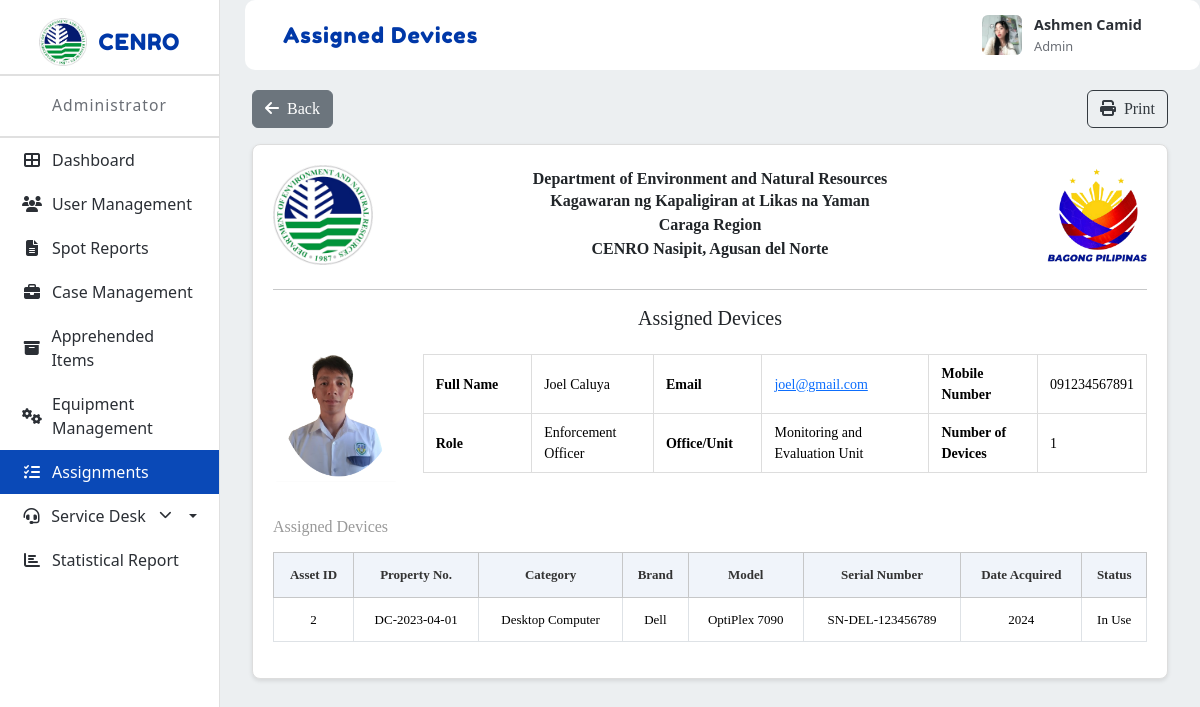
/prototype/app/modules/admin/views/assigned_devices.php?user_id=7 (signed in), run on the app's committed database.
### tables this page shows
CREATE TABLE `users` (
  `id` int(11) NOT NULL,
  `email` varchar(255) NOT NULL,
  `password_hash` varchar(255) NOT NULL,
  `full_name` varchar(255) NOT NULL,
  `contact_number` varchar(20) DEFAULT NULL,
  `office_unit` varchar(255) DEFAULT NULL,
  `profile_picture` varchar(255) DEFAULT NULL,
  `role` enum('Admin','Enforcement Officer','Enforcer','Property Custodian','Office Staff') NOT NULL,
  `status` tinyint(1) DEFAULT 1,
  `created_at` timestamp NOT NULL DEFAULT current_timestamp(),
  `updated_at` timestamp NOT NULL DEFAULT current_timestamp() ON UPDATE current_timestamp(),
  `last_login` timestamp NULL DEFAULT NULL,
  `position` varchar(100) DEFAULT NULL
);

CREATE TABLE `equipment` (
  `id` int(11) NOT NULL,
  `property_number` varchar(100) DEFAULT NULL,
  `office_division` varchar(255) DEFAULT NULL,
  `equipment_type` varchar(100) DEFAULT NULL,
  `year_acquired` year(4) DEFAULT NULL,
  `shelf_life` varchar(50) DEFAULT NULL,
  `brand` varchar(255) DEFAULT NULL,
  `model` varchar(255) DEFAULT NULL,
  `processor` varchar(255) DEFAULT NULL,
  `ram_size` varchar(50) DEFAULT NULL,
  `gpu` varchar(255) DEFAULT NULL,
  `range_category` varchar(100) DEFAULT NULL,
  `computer_name` varchar(255) DEFAULT NULL,
  `os_version` varchar(255) DEFAULT NULL,
  `office_productivity` varchar(255) DEFAULT NULL,
  `endpoint_protection` varchar(255) DEFAULT NULL,
  `serial_number` varchar(255) DEFAULT NULL,
  `accountable_person` varchar(255) DEFAULT NULL,
  `accountable_person_id` int(11) DEFAULT NULL,
  `accountable_sex` varchar(20) DEFAULT NULL,
  `accountable_employment` varchar(100) DEFAULT NULL,
  `actual_user` varchar(255) DEFAULT NULL,
  `actual_user_id` int(11) DEFAULT NULL,
  `actual_user_sex` varchar(20) DEFAULT NULL,
  `actual_user_employment` varchar(100) DEFAULT NULL,
  `nature_of_work` varchar(255) DEFAULT NULL,
  `remarks` text DEFAULT NULL,
  `qr_code_path` varchar(255) DEFAULT NULL,
  `status` enum('Available','In Use','Under Maintenance','Disposed') DEFAULT 'In Use',
  `created_at` timestamp NOT NULL DEFAULT current_timestamp(),
  `updated_at` timestamp NOT NULL DEFAULT current_timestamp() ON UPDATE current_timestamp(),
  `created_by` int(11) DEFAULT NULL,
  `updated_by` int(11) DEFAULT NULL
);

### prototype/app/modules/admin/views/assigned_devices.php (the view, shortened to what this page needs)
<?php
require_once __DIR__ . '/../../../../app/config/db.php';
$user_id = isset($_GET['user_id']) ? trim($_GET['user_id']) : '';
$user = null;
$devices = [];
if (!empty($user_id)) {
  $user_id_int = (int)$user_id;
  try {
    $stmt = $pdo->prepare("SELECT id, full_name, email, role, office_unit, profile_picture, contact_number FROM users WHERE id = ? LIMIT 1");
    $stmt->execute([$user_id_int]);
    $user = $stmt->fetch(PDO::FETCH_ASSOC);
  } catch (Exception $e) {
    $user = null;
  }
  if ($user) {
    try {
      $q = "SELECT id, property_number, equipment_type, brand, model, serial_number, year_acquired, status
            FROM equipment
            WHERE actual_user = :user_id
               OR actual_user = :full_name
               OR actual_user LIKE :like_name
            ORDER BY property_number ASC";
      $stmt2 = $pdo->prepare($q);
      $like = '%' . $user['full_name'] . '%';
      $stmt2->execute([
        ':user_id' => (string)$user_id_int,
        ':full_name' => $user['full_name'],
        ':like_name' => $like
      ]);
      $devices = $stmt2->fetchAll(PDO::FETCH_ASSOC);
    } catch (Exception $e) {
      $devices = [];
    }
  }
}
?>
<!DOCTYPE html>
<html lang="en">
<head>
  <link href="https://cdn.jsdelivr.net/npm/bootstrap@5.3.2/dist/css/bootstrap.min.css" rel="stylesheet">
  <link rel="stylesheet" href="https://cdn.jsdelivr.net/npm/bootstrap-icons@1.11.1/font/bootstrap-icons.css">
  <link rel="stylesheet" href="../../../../public/assets/css/modules/admin/common.css">
  <link rel="stylesheet" href="../../../../public/assets/css/modules/admin/assigned-devices.css">
  <link rel="stylesheet" href="https://cdnjs.cloudflare.com/ajax/libs/font-awesome/6.4.2/css/all.min.css">
</head>
<body>
  <div class="layout">
    <nav class="sidebar" role="navigation" aria-label="Main sidebar">
      <div class="sidebar-logo">
        <img src="../../../../public/assets/images/denr-logo.png" alt="DENR Logo">
        <span>CENRO</span>
      </div>
      <div class="sidebar-role">Administrator</div>
      <nav class="sidebar-nav" aria-label="Sidebar menu">
        <ul>
          <li><a href="dashboard.php"><i class="fa fa-th-large"></i> Dashboard</a></li>
          <li><a href="user_management.php"><i class="fa fa-users"></i> User Management</a></li>
          <li><a href="spot_reports.php"><i class="fa fa-file-text"></i> Spot Reports</a></li>
          <li><a href="case_management.php"><i class="fa fa-briefcase"></i> Case Management</a></li>
          <li><a href="apprehended_items.php"><i class="fa fa-archive"></i> Apprehended Items</a></li>
          <li><a href="equipment_management.php"><i class="fa fa-cogs"></i> Equipment Management</a></li>
          <li class="active"><a href="assignments.php"><i class="fa fa-tasks"></i> Assignments</a></li>
          <li class="dropdown">
            <a href="#" class="dropdown-toggle" id="serviceDeskToggle" data-target="serviceDeskMenu">
              <i class="fa fa-headset"></i> Service Desk
              <i class="fa fa-chevron-down dropdown-arrow"></i>
            </a>
          </li>
          <li><a href="statistical_report.php"><i class="fa fa-chart-bar"></i> Statistical Report</a></li>
        </ul>
      </nav>
    </nav>
    <div class="main">
      <div class="topbar">
        <div class="topbar-card">
          <div class="topbar-title">Assigned Devices</div>
          <?php include __DIR__ . '/../../shared/views/topbar_profile.php'; ?>
        </div>
      </div>
      <div class="main-content">
        <div class="container-fluid">
          <div class="row mb-3">
            <div class="col-6">
              <a href="assignments.php" class="btn btn-secondary">
                <i class="fa fa-arrow-left me-2"></i>Back
              </a>
            </div>
            <div class="col-6 text-end">
              <button class="btn btn-outline-dark" onclick="printForm()">
                <i class="fa fa-print me-2"></i>Print
              </button>
            </div>
          </div>
          <div class="card">
            <div class="card-body">
              <div class="row align-items-center mb-4 header-logos">
                <div class="col-md-2">
                  <img src="../../../../public/assets/images/denr-logo.png" alt="DENR Logo" style="width: 100px; height: 100px; object-fit: contain;">
                </div>
                <div class="col-md-8 text-center">
                  <h6 class="mb-0"><strong>Department of Environment and Natural Resources</strong></h6>
                  <p class="mb-0"><strong>Kagawaran ng Kapaligiran at Likas na Yaman</strong></p>
                  <p class="mb-0"><strong>Caraga Region</strong></p>
                  <p class="mb-0"><strong>CENRO Nasipit, Agusan del Norte</strong></p>
                </div>
                <div class="col-md-2 text-end">
                  <img src="../../../../public/assets/images/bagong-pilipinas-logo.png" alt="Bagong Pilipinas Logo" style="width: 100px; height: 100px; object-fit: contain;">
                </div>
              </div>
              <hr>
              <h5 class="text-center mb-4">Assigned Devices</h5>
              <?php
              $displayName = $user['full_name'] ?? '';
              $displayEmail = $user['email'] ?? '';
              $displayRole = $user['role'] ?? '';
              $displayOffice = $user['office_unit'] ?? '';
              $displayContact = $user['contact_number'] ?? '';
              $defaultAvatar = '../../../../public/assets/images/default-avatar.png';
              $imgSrc = $defaultAvatar;
              if (!empty($user['profile_picture'])) {
                $stored = ltrim($user['profile_picture'], '/');
                $fsPath = __DIR__ . '/../../../../' . $stored;
                $imgSrc = file_exists($fsPath) ? ('../../../../' . $stored) : ('../../../../' . $stored);
              }
              ?>
              <div class="row mb-4">
                <div class="col-md-2 profile-photo-container">
                  <img src="<?php echo htmlspecialchars($imgSrc); ?>" alt="User Photo" class="img-fluid rounded-circle profile-photo">
                </div>
                <div class="col-md-10">
                  <table class="table table-bordered user-info-table">
                    <tbody>
                      <tr>
                        <td class="info-label">Full Name</td>
                        <td><?php echo htmlspecialchars($displayName); ?></td>
                        <td class="info-label">Email</td>
                        <td><?php if (!empty($displayEmail)) { echo '<a href="mailto:' . htmlspecialchars($displayEmail) . '" class="text-decoration-underline">' . htmlspecialchars($displayEmail) . '</a>'; } else { echo '-'; } ?></td>
                        <td class="info-label">Mobile Number</td>
                        <td><?php echo !empty($displayContact) ? htmlspecialchars($displayContact) : '-'; ?></td>
                      </tr>
                      <tr>
                        <td class="info-label">Role</td>
                        <td><?php echo htmlspecialchars($displayRole); ?></td>
                        <td class="info-label">Office/Unit</td>
                        <td><?php echo htmlspecialchars($displayOffice); ?></td>
                        <td class="info-label">Number of Devices</td>
                        <td><?php echo count($devices); ?></td>
                      </tr>
                    </tbody>
                  </table>
                </div>
              </div>
              <h6 class="mb-3" style="color: #999;">Assigned Devices</h6>
              <div class="table-responsive">
                <table class="table table-bordered devices-table">
                  <thead class="table-light">
                    <tr>
                      <th>Asset ID</th>
                      <th>Property No.</th>
                      <th>Category</th>
                      <th>Brand</th>
                      <th>Model</th>
                      <th>Serial Number</th>
                      <th>Date Acquired</th>
                      <th>Status</th>
                    </tr>
                  </thead>
                      <tbody>
                        <?php if (!empty($devices) && count($devices) > 0): ?>
                          <?php foreach ($devices as $d): ?>
                            <tr>
                              <td><?php echo htmlspecialchars($d['id'] ?? ''); ?></td>
                              <td><?php echo htmlspecialchars($d['property_number'] ?? '-'); ?></td>
                              <td><?php echo htmlspecialchars($d['equipment_type'] ?? '-'); ?></td>
                              <td><?php echo htmlspecialchars($d['brand'] ?? '-'); ?></td>
                              <td><?php echo htmlspecialchars($d['model'] ?? '-'); ?></td>
                              <td><?php echo htmlspecialchars($d['serial_number'] ?? '-'); ?></td>
                              <td><?php echo htmlspecialchars($d['year_acquired'] ?? '-'); ?></td>
                              <td><?php echo htmlspecialchars($d['status'] ?? '-'); ?></td>
                            </tr>
                          <?php endforeach; ?>
                        <?php else: ?>
                          <tr>
                            <td colspan="8" class="text-center text-muted py-3">No assigned devices found for this user.</td>
                          </tr>
                        <?php endif; ?>
                      </tbody>
                </table>
              </div>
            </div>
          </div>
        </div>
      </div>
    </div>
  </div>
</body>
</html>

### prototype/app/modules/shared/views/topbar_profile.php (shortened to what this page needs)
<?php
require_once __DIR__ . '/../../../../app/config/db.php';
$topImg = '../../../../public/assets/images/default-avatar.png';
$topName = 'Guest';
$topRole = 'User';
$sessionUserId = $_SESSION['uid'] ?? $_SESSION['id'] ?? null;
$sessionUserEmail = $_SESSION['email'] ?? null;
try {
  $r = null;
  if (!empty($sessionUserId)) {
    $stmt = $pdo->prepare('SELECT id, full_name, profile_picture, role FROM users WHERE id = ? LIMIT 1');
    $stmt->execute([$sessionUserId]);
    $r = $stmt->fetch();
  } elseif (!empty($sessionUserEmail)) {
    $stmt = $pdo->prepare('SELECT id, full_name, profile_picture, role FROM users WHERE email = ? LIMIT 1');
    $stmt->execute([$sessionUserEmail]);
    $r = $stmt->fetch();
  }
  if (!empty($r)) {
    if (!empty($r['full_name'])) {
      $parts = preg_split('/\s+/', trim($r['full_name']));
      if (count($parts) === 1) {
        $topName = $parts[0];
      } else {
        $topName = $parts[0] . ' ' . $parts[count($parts) - 1];
      }
    } else {
      $topName = $topName;
    }
    $topRole = !empty($r['role']) ? $r['role'] : $topRole;
    if (!empty($r['profile_picture'])) {
      $stored = ltrim($r['profile_picture'], '/');
      $fsPath = __DIR__ . '/../../../../' . $stored;
      if (file_exists($fsPath)) {
        $topImg = '../../../../' . $stored;
      }
    }
  }
} catch (Exception $e) {
}
?>
<div class="topbar-profile-card" id="profileCard">
  <img src="<?php echo htmlspecialchars($topImg); ?>" alt="Profile" class="topbar-profile-img" id="profileImg">
  <div class="topbar-profile-info">
    <span class="name"><?php echo htmlspecialchars($topName); ?></span>
    <span class="role"><?php echo htmlspecialchars($topRole); ?></span>
  </div>
</div>

### data on the page
users: profile_picture (picture), full_name "Ashmen Camid", role "Admin"
users: profile_picture (picture), full_name "Joel Caluya", email "joel@gmail.com", contact_number "091234567891", role "Enforcement Officer", office_unit "Monitoring and Evaluation Unit"
equipment: id "2", property_number "DC-2023-04-01", equipment_type "Desktop Computer", brand "Dell", model "OptiPlex 7090", serial_number "SN-DEL-123456789", year_acquired "2024", status "In Use"

### other printed values
count($devices) "1"
